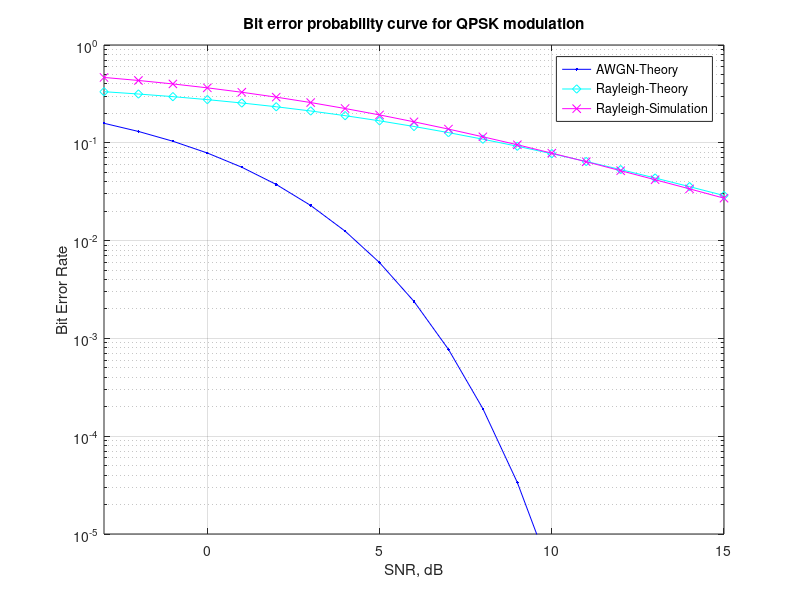

MATLAB code for this plot:
%......QPSK model decreasing notse power.....
clc
clear all
close all
% Total number of data bits.
N = 10^6; 
% generating 0,1 with equal probability
X = rand(1,N)>0.5; 
z=rand(1,N)>0.5;
% BPSK modulation 0 -> -1; 1 -> 1 
X_QPSK = 1/sqrt(2)*((2*X-1)+j*(2*z-1));
% SNR for the channel in dB.
SNR_dB =-3:20; 
% white gaussian noise, 0dB variance 
n =1/sqrt(2)*[randn(1,N) + j*randn(1,N)];
SNR=10.^(SNR_dB/10);
% Rayleigh channel is the real and imaginary parts are Gaussian distributed having variance=1 and mean = 0
H = 1/sqrt(2)*[randn(1,N)+j*randn(1,N)];
for k = 1:length(SNR_dB)
   % The noise follows the Gaussian distribution the (0,1)
   % the variance (1), means(0). so that signal power =1,
   y = H.*X_QPSK*sqrt(SNR(k)) + n;
   % The channel(H) is known at the receiver. 
   % Equalization is performed at the receiver by dividing the received symbol(Y) by the apriori known(H).
   Y_receiver = y./H;
   % receiver get 1 bit  from real part
   X_real_bit = real(Y_receiver);
   X_imag_bit = imag(Y_receiver);
   QPSK_bit(find(X_real_bit < 0 & X_imag_bit < 0)) = -1 + -1*j;
   QPSK_bit(find(X_real_bit >= 0 & X_imag_bit > 0)) = 1 + 1*j;
   QPSK_bit(find(X_real_bit < 0 & X_imag_bit >= 0)) = -1 + 1*j;
   QPSK_bit(find(X_real_bit >= 0 & X_imag_bit < 0)) = 1 - 1*j;
   % counting the errors
   X_corrupted_bit(k) = size(find([(sqrt(2)*X_QPSK)- QPSK_bit]),2);
   % Total numbero of errors
   X_corrupted_Total=length(X_corrupted_bit);

end
% simulated ber
BER = X_corrupted_bit/N; 
% Theoretical BER in AWGN channel
theory_Ber_AWGN = 0.5*erfc(sqrt(10.^(SNR_dB/10)));
% Theoretical BER in Rayleigh channel.
%theoryBer_QPSK = erfc(sqrt(0.5*(10.^(SNR_dB/10)))) - (1/4)*(erfc(sqrt(0.5*(10.^(SNR_dB/10))))).^2;
theory_Ber_Ray = 0.5.*(1-sqrt(SNR/4./(SNR/4+1)));
% Plot of BER Rayleigh channel ,theoryBER of AWGN and theory BER Rayleigh channel                  
% plot of BER and theoryBER
close all
semilogy(SNR_dB,theory_Ber_AWGN,'b.-');
hold on
semilogy(SNR_dB,theory_Ber_Ray,'cd-');
semilogy(SNR_dB,BER,'mx-');
axis([-3 15 10^-5 1])
grid on
legend('AWGN-Theory','Rayleigh-Theory', 'Rayleigh-Simulation');
xlabel('SNR, dB');
ylabel('Bit Error Rate');
title('Bit error probability curve for QPSK modulation');